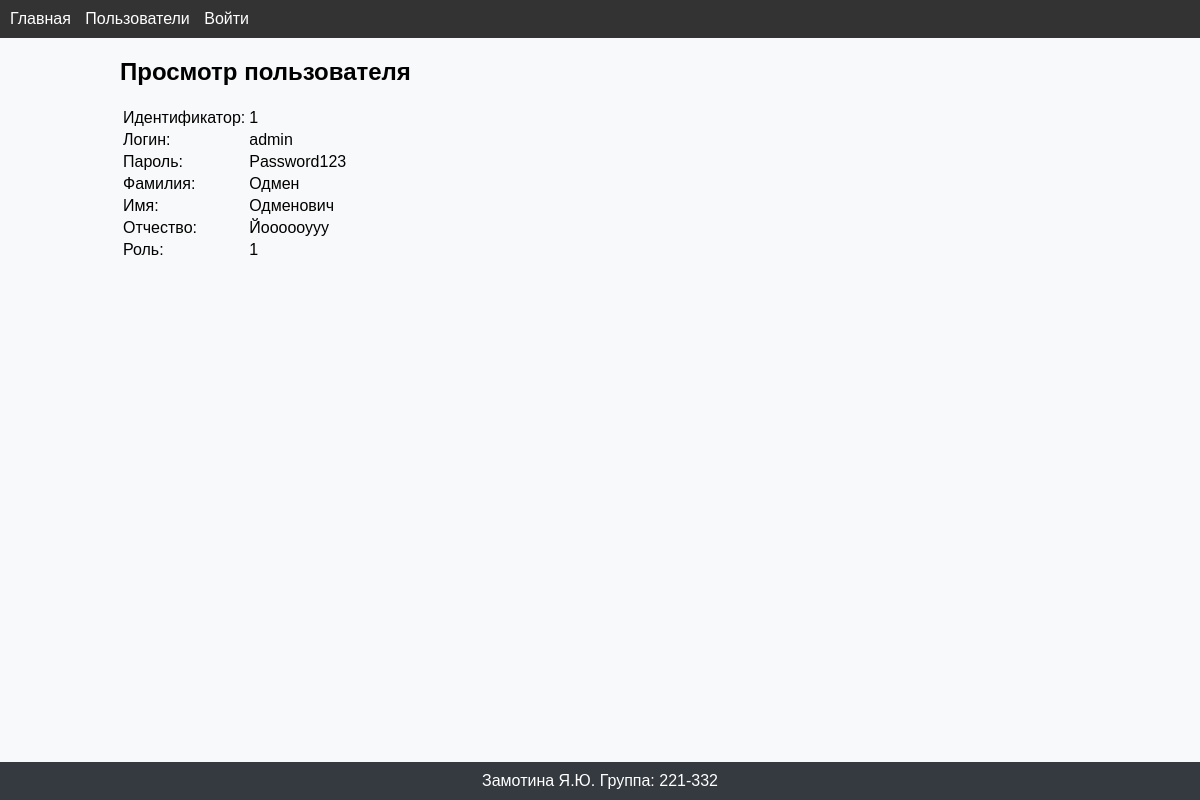
Page /user/1 on the committed database.
### app.py (models this page shows)
class User(UserMixin, db.Model):
    id = db.Column(db.Integer, primary_key=True)
    login = db.Column(db.String(50), nullable=False, unique=True)
    password = db.Column(db.String(128), nullable=False)
    surname = db.Column(db.String(50))
    first_name = db.Column(db.String(50), nullable=False)
    middle_name = db.Column(db.String(50))
    role_id = db.Column(db.Integer, db.ForeignKey('role.id'))
    created_at = db.Column(db.DateTime, nullable=False, default=datetime.utcnow)

### app.py (the view)
@app.route('/user/<int:user_id>')
def view_user(user_id):
    user = User.query.get_or_404(user_id)
    return render_template('view_user.html', user=user)

### templates/view_user.html (shortened to what this page needs)
{% extends "base.html" %}
{% block content %}
<h2>Просмотр пользователя</h2>
<table>
  <tr><td>Идентификатор:</td><td>{{ user.id }}</td></tr>
  <tr><td>Логин:</td><td>{{ user.login }}</td></tr>
  <tr><td>Пароль:</td><td>{{ user.password }}</td></tr>
  <tr><td>Фамилия:</td><td>{{ user.surname }}</td></tr>
  <tr><td>Имя:</td><td>{{ user.first_name }}</td></tr>
  <tr><td>Отчество:</td><td>{{ user.middle_name }}</td></tr>
  <tr><td>Роль:</td>    <td>{{ user.role_id }}</td></tr>
</table>
{% endblock %}

### static/styles.css (style rules this page uses)
body { font-family: Arial, sans-serif; margin: 0; padding: 0; background-color: #f8f9fa; }
h1, h2, h3, h4, h5, h6 { margin-top: 20px; }

### rows in the picture
User: id "1", login "admin", password "Password123", surname "Одмен", first_name "Одменович", middle_name "Йоооооууу", role_id "1"
